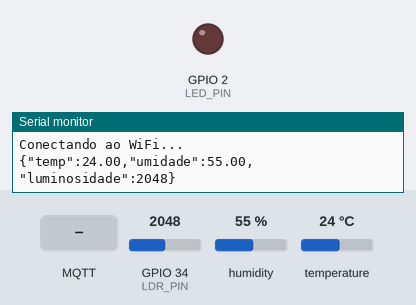
Simulated run of this sketch. Board: ESP32. Shown: output pins drawn as LEDs (lit = HIGH), the last lines printed to the serial monitor. The inputs (shaded band) are chosen by the test bench; at power-on: GPIO 34 (LDR_PIN) = 2048, humidity 55 %, temperature 24 °C. WiFi joins after 1.5 s; servers stay silent unless stated; no MQTT or app messages arrive unless stated.

Above: at 2.7 s.
2.8 s: MQTT message "ALERTA" arrives on the first subscribed topic
At 6.5 s:
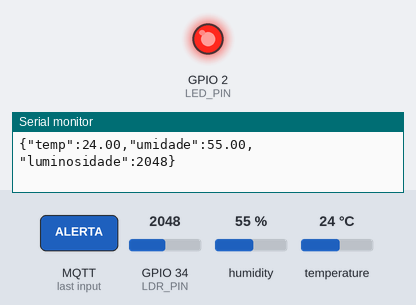
7.0 s: MQTT message "NORMAL" arrives on the first subscribed topic
At 11.0 s:
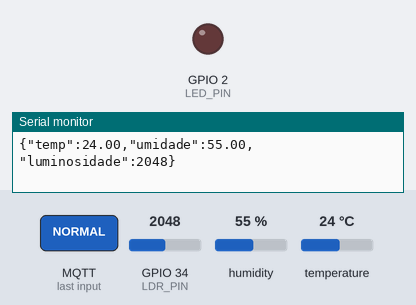
Timing chart, 0 to 12.5 s (numbered marks = the images above; inputs shaded):
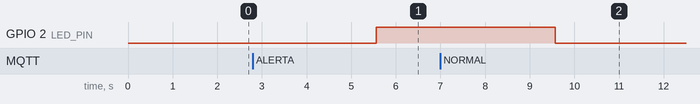

Measured:
- after the input at 2.8 s, GPIO 2 (LED_PIN): LOW → HIGH after 2.8 s
- after the input at 7.0 s, GPIO 2 (LED_PIN): HIGH → LOW after 2.6 s

The sketch:

sketch.ino
```cpp
#include <WiFi.h>
#include <PubSubClient.h>
#include "DHT.h"

#define DHTPIN 15
#define DHTTYPE DHT22
#define LDR_PIN 34
#define LED_PIN 2

const char* ssid = "Wokwi-GUEST";
const char* password = "";
const char* mqtt_server = "test.mosquitto.org";
const int mqtt_port = 1883;

WiFiClient espClient;;
PubSubClient client(espClient);
DHT dht(DHTPIN, DHTTYPE);

void setup_wifi() {
  WiFi.begin(ssid, password);
  while (WiFi.status() != WL_CONNECTED) delay(500);
  Serial.println("Conectando ao WiFi...");
}

void callback(char* topic, byte* payload, unsigned int lenght) {
  String msg;
  for (unsigned int i = 0; i < lenght; i++)
    msg += (char)payload[i];

  if (String(topic) == "inclusao/device/cmd") {
    if (msg == "ALERTA") digitalWrite(LED_PIN, HIGH);
    if (msg == "NORMAL") digitalWrite(LED_PIN, LOW);
  }
}

void reconnect() {
  while (!client.connected()) {
    if (client.connect("ESP32Inclusao")) {
      client.subscribe("inclusao/device/cmd");
    } else {
      delay(2000);
    }
  }
}

void setup() {
  pinMode(LED_PIN, OUTPUT);
  Serial.begin(115200);
  dht.begin();
  setup_wifi();
  client.setServer(mqtt_server, mqtt_port);
  client.setCallback(callback);
}

void loop() {
  if (!client.connected()) reconnect();
  client.loop();

  float h = dht.readHumidity();
  float t = dht.readTemperature();
  int ldr = analogRead(LDR_PIN);

  String payload = "{";
  payload += "\"temp\":" + String(t) + ",";
  payload += "\"umidade\":" + String(h) + ",";
  payload += "\"luminosidade\":" + String(ldr);
  payload += "}";

  client.publish("inclusao/device/data", payload.c_str());
  Serial.println(payload);

  delay(4000);
}
```
